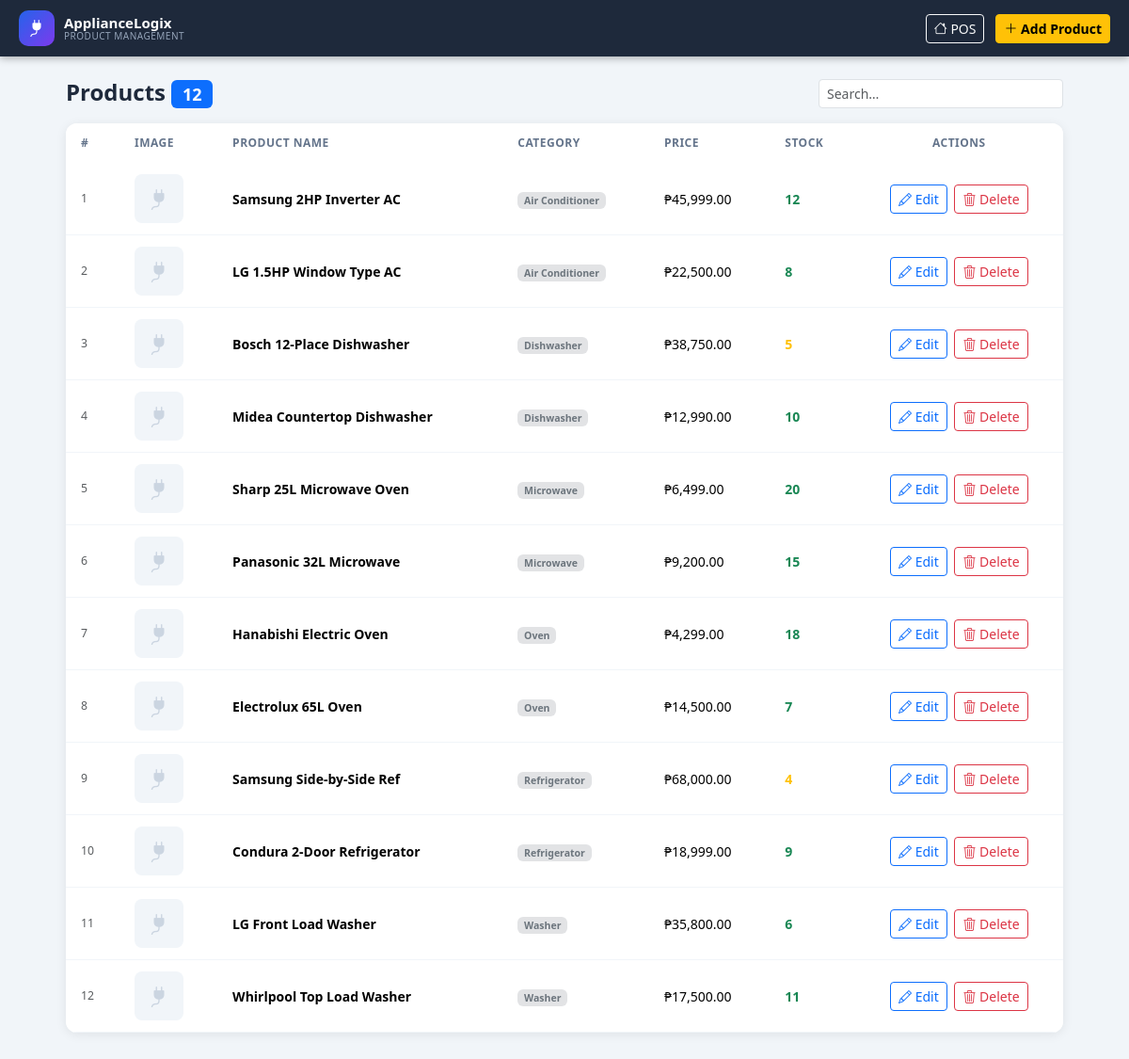
/products.php, run on the app's committed database.
### tables this page shows
CREATE TABLE IF NOT EXISTS products (
    id           INT AUTO_INCREMENT PRIMARY KEY,
    product_name VARCHAR(150)  NOT NULL,
    price        DECIMAL(10,2) NOT NULL DEFAULT 0.00,
    stock        INT           NOT NULL DEFAULT 0,
    categories   VARCHAR(100)  NOT NULL DEFAULT 'Other',
    image        VARCHAR(255)  DEFAULT NULL,
    created_at   TIMESTAMP     DEFAULT CURRENT_TIMESTAMP,
    updated_at   TIMESTAMP     DEFAULT CURRENT_TIMESTAMP ON UPDATE CURRENT_TIMESTAMP
);

### products.php (the view, shortened to what this page needs)
<?php
require_once 'config.php';
$action  = $_GET['action'] ?? 'list';
$products = [];
if ($action === 'list') {
    $products = $conn->query('SELECT * FROM products ORDER BY created_at DESC')->fetch_all(MYSQLI_ASSOC);
}
?>
<!DOCTYPE html>
<html lang="en">
<head>
<link rel="stylesheet" href="https://cdn.jsdelivr.net/npm/bootstrap@5.3.3/dist/css/bootstrap.min.css">
<link rel="stylesheet" href="https://cdn.jsdelivr.net/npm/bootstrap-icons@1.11.3/font/bootstrap-icons.min.css">
<link rel="stylesheet" href="assets/css/style.css">
</head>
<body class="admin-body">
<nav class="top-navbar">
  <div class="navbar-brand-area">
    <div class="brand-icon"><i class="bi bi-plug-fill"></i></div>
    <div class="brand-text">
      <span class="brand-name">ApplianceLogix</span>
      <span class="brand-sub">Product Management</span>
    </div>
  </div>
  <div class="navbar-actions">
    <a href="index.php" class="btn btn-outline-light btn-sm"><i class="bi bi-house"></i> POS</a>
    <?php if ($action === 'list'): ?>
    <a href="products.php?action=add" class="btn btn-warning btn-sm fw-semibold">
      <i class="bi bi-plus-lg"></i> Add Product
    </a>
    <?php endif; ?>
  </div>
</nav>
<div class="admin-container">
<?php if ($action === 'list'): ?>
<div class="d-flex align-items-center mb-3 gap-3">
  <h4 class="mb-0 fw-bold">Products <span class="badge bg-primary"><?= count($products) ?></span></h4>
  <input type="text" id="adminSearch" class="form-control form-control-sm ms-auto" style="max-width:260px" placeholder="Search…">
</div>
<div class="table-responsive admin-table-wrap">
<table class="table table-hover align-middle admin-table" id="adminTable">
  <thead>
    <tr>
      <th>#</th>
      <th>Image</th>
      <th>Product Name</th>
      <th>Category</th>
      <th>Price</th>
      <th>Stock</th>
      <th class="text-center">Actions</th>
    </tr>
  </thead>
  <tbody>
  <?php foreach ($products as $i => $p):
    $img = $p['image'] && file_exists($p['image']) ? $p['image'] : null;
    $stockClass = $p['stock'] === 0 ? 'text-danger fw-bold' : ($p['stock'] <= 5 ? 'text-warning fw-bold' : 'text-success fw-bold');
  ?>
  <tr>
    <td class="text-muted small"><?= $i+1 ?></td>
    <td>
      <?php if ($img): ?>
        <img src="<?= htmlspecialchars($img) ?>" class="admin-thumb" alt="">
      <?php else: ?>
        <div class="admin-thumb-placeholder"><i class="bi bi-plug-fill"></i></div>
      <?php endif; ?>
    </td>
    <td class="fw-semibold"><?= htmlspecialchars($p['product_name']) ?></td>
    <td><span class="badge bg-secondary-subtle text-secondary"><?= htmlspecialchars($p['categories']) ?></span></td>
    <td>₱<?= number_format($p['price'], 2) ?></td>
    <td class="<?= $stockClass ?>"><?= $p['stock'] ?></td>
    <td class="text-center">
      <a href="products.php?action=edit&id=<?= $p['id'] ?>" class="btn btn-sm btn-outline-primary me-1">
        <i class="bi bi-pencil"></i> Edit
      </a>
      <a href="products.php?action=delete&id=<?= $p['id'] ?>" class="btn btn-sm btn-outline-danger"
         onclick="return confirm('Delete «<?= addslashes($p['product_name']) ?>»?')">
        <i class="bi bi-trash3"></i> Delete
      </a>
    </td>
  </tr>
  <?php endforeach; ?>
  </tbody>
</table>
</div>
<?php endif; ?>
</div>
</body>
</html>

### assets/css/style.css (style rules this page uses)
*, *::before, *::after { box-sizing: border-box; margin: 0; padding: 0; }
:root { --blue: #2563eb; --blue-dark: #1d4ed8; --green: #16a34a; --red: #dc2626; --amber: #d97706; --bg: #f1f5f9; --card-bg: #ffffff; --nav-bg: #1e293b; --nav-h: 60px; --cat-h: 52px; --panel-w: 340px; --radius: 12px; --shadow: 0 2px 12px rgba(0,0,0,.08); --shadow-hover: 0 8px 24px rgba(0,0,0,.14); --transition: .2s ease; }
body { background: var(--bg); font-family: 'Segoe UI', system-ui, sans-serif; color: #1e293b; }
.top-navbar { position: fixed; top: 0; left: 0; right: 0; z-index: 1000; height: var(--nav-h); background: var(--nav-bg); display: flex; align-items: center; gap: 16px; padding: 0 20px; box-shadow: 0 2px 8px rgba(0,0,0,.3); }
.navbar-brand-area { display: flex; align-items: center; gap: 10px; flex-shrink: 0; }
.brand-icon { width: 38px; height: 38px; background: linear-gradient(135deg, var(--blue), #7c3aed); border-radius: 10px; display: flex; align-items: center; justify-content: center; color: #fff; font-size: 18px; }
.brand-text { display: flex; flex-direction: column; line-height: 1.1; }
.brand-name { color: #fff; font-size: 15px; font-weight: 700; }
.brand-sub { color: #94a3b8; font-size: 10px; letter-spacing: .5px; text-transform: uppercase; }
.navbar-actions { display: flex; align-items: center; gap: 12px; margin-left: auto; flex-shrink: 0; }
.admin-body { background: var(--bg); }
.admin-container { max-width: 1100px; margin: 0 auto; padding: calc(var(--nav-h) + 24px) 20px 40px; }
.admin-table-wrap { background: #fff; border-radius: var(--radius); box-shadow: var(--shadow); overflow: hidden; }
.admin-table { margin: 0; font-size: 14px; }
.admin-table thead { background: #f8fafc; }
.admin-table thead th { font-size: 12px; text-transform: uppercase; letter-spacing: .5px; color: #64748b; padding: 12px 16px; border: none; }
.admin-table tbody td { padding: 12px 16px; border-color: #f1f5f9; vertical-align: middle; }
.admin-thumb-placeholder { width: 52px; height: 52px; background: #f1f5f9; border-radius: 8px; display: flex; align-items: center; justify-content: center; color: #cbd5e1; font-size: 22px; }

### data on the page
products: product_name "Samsung 2HP Inverter AC", categories "Air Conditioner", price "45,999.00", stock "12"
products: product_name "LG 1.5HP Window Type AC", categories "Air Conditioner", price "22,500.00", stock "8"
products: product_name "Bosch 12-Place Dishwasher", categories "Dishwasher", price "38,750.00", stock "5"
products: product_name "Midea Countertop Dishwasher", categories "Dishwasher", price "12,990.00", stock "10"
products: product_name "Sharp 25L Microwave Oven", categories "Microwave", price "6,499.00", stock "20"
products: product_name "Panasonic 32L Microwave", categories "Microwave", price "9,200.00", stock "15"
products: product_name "Hanabishi Electric Oven", categories "Oven", price "4,299.00", stock "18"
products: product_name "Electrolux 65L Oven", categories "Oven", price "14,500.00", stock "7"
products: product_name "Samsung Side-by-Side Ref", categories "Refrigerator", price "68,000.00", stock "4"
products: product_name "Condura 2-Door Refrigerator", categories "Refrigerator", price "18,999.00", stock "9"
products: product_name "LG Front Load Washer", categories "Washer", price "35,800.00", stock "6"
products: product_name "Whirlpool Top Load Washer", categories "Washer", price "17,500.00", stock "11"

### other printed values
count($products) "12"
